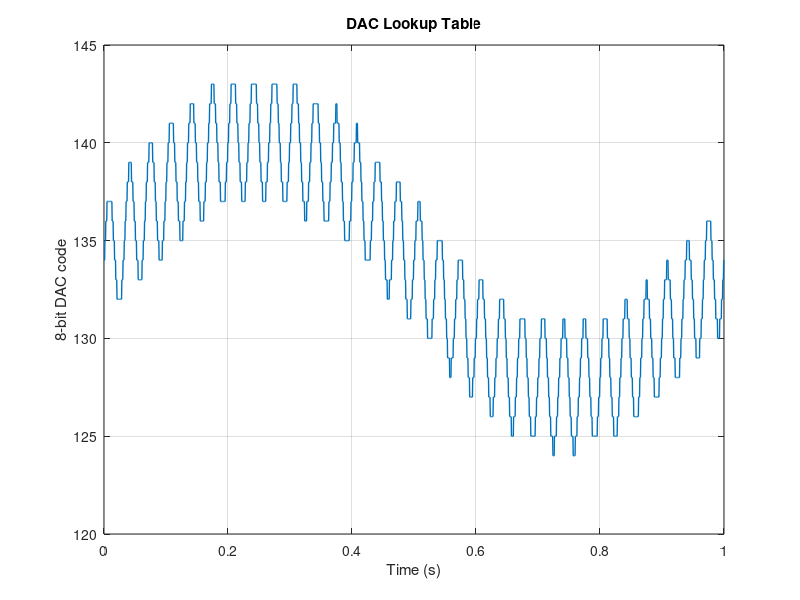

Here is the MATLAB script that generated this plot: (Note: this script raises an error after producing the figure.)
% Generate 8-bit DAC lookup table for the stated lab signal.
% Output files:
%   lookup_codes.csv
%   lookup_table.inc


clear; clc; close all;

N = 2048;
duration = 1;
t = (0:N-1) / N; % N equally spaced samples over [0, 1), no duplicate endpoint

f1 = 1;
f2 = 30;
x = 0.1*sin(2*pi*f1*t) + 0.05*sin(2*pi*f2*t) + 0.1;

% code = ((x + 2)/4)*255. This is preserved from the supplied report.
codes = uint8(round(((x + 2)/4)*255));
codes = min(max(double(codes), 0), 255);
codes = uint8(codes);

figure('Color','w');
plot(t, double(codes), 'LineWidth', 1);
xlabel('Time (s)');
ylabel('8-bit DAC code');
title('DAC Lookup Table');
grid on;

writematrix([t(:), x(:), double(codes(:))], 'lookup_codes.csv');

fid = fopen('lookup_table.inc', 'w');
if fid == -1
    error('Could not open lookup_table.inc for writing.');
end
fprintf(fid, '; Generated by generate_lookup_table.m\n');
fprintf(fid, '; Include this file inside the AVR assembly DATA table.\n');
fprintf(fid, 'DATA:\n    .DB ');
for k = 1:N
    if k > 1
        if mod(k-1, 16) == 0
            fprintf(fid, '\n    .DB ');
        else
            fprintf(fid, ',');
        end
    end
    fprintf(fid, '0x%02X', codes(k));
end
fprintf(fid, '\n');
fclose(fid);

fprintf('Generated lookup_codes.csv and lookup_table.inc in %s\n', pwd);
